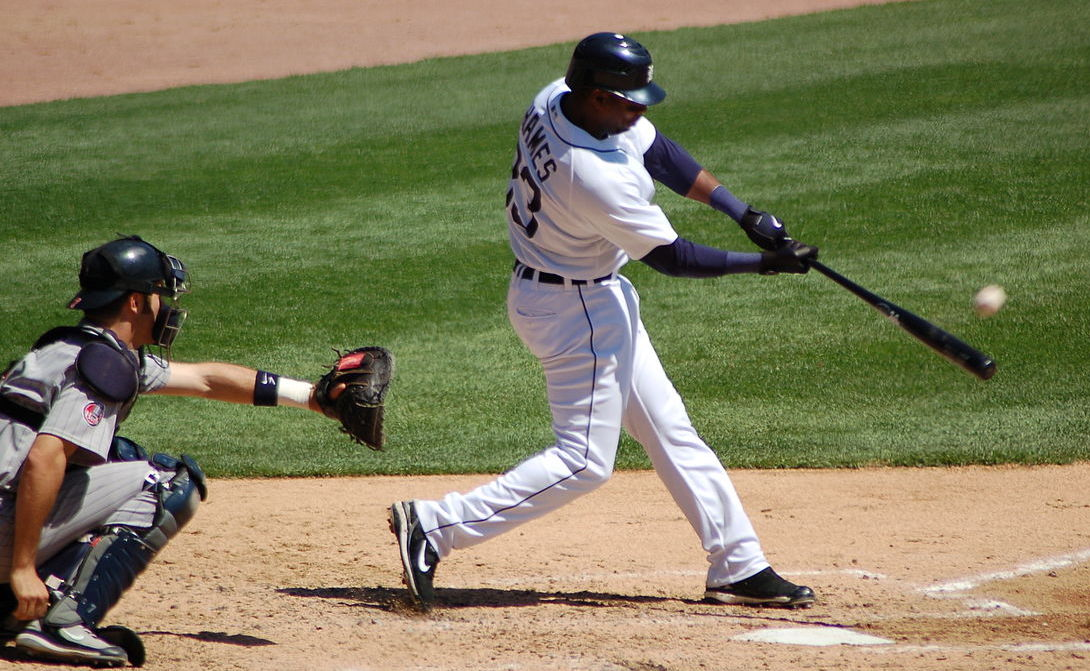
#> input picture images/baseball.jpg, 1090 x 671 px
$ python transformations.py
#> lines starting #> are read from the running program, lines starting #| are printed output that depends on the picture
import cv2 as cv
import numpy as np

# Read the image
img = cv.imread('images/baseball.jpg')
#> img is the input picture: shape (671, 1090, 3); mean B, G, R 92.2, 124.4, 126.7

# Assuming a screen resolution of 1920x1080 (you should adjust this to your actual screen resolution)
#screen_res = (2560, 1440)
#img_height, img_width = img.shape[:2]

# Calculate the position to center the window
#position_x = (screen_res[0] - img_width) // 2
#position_y = (screen_res[1] - img_height) // 2

# Create a window that can be resized (allowing for the window to be moved)
#cv.namedWindow('image', cv.WINDOW_NORMAL)

# Move the window to the center of the screen
#cv.moveWindow('image', position_x, position_y)

# Show the image


def translate(img, x,y):
#> called with x = 100, y = 100
    transMat = np.float32([[1, 0, x], [0, 1, y]])
    dimensions = (img.shape[1], img.shape[0])
#> dimensions = (1090, 671)
    return cv.warpAffine(img, transMat, dimensions)
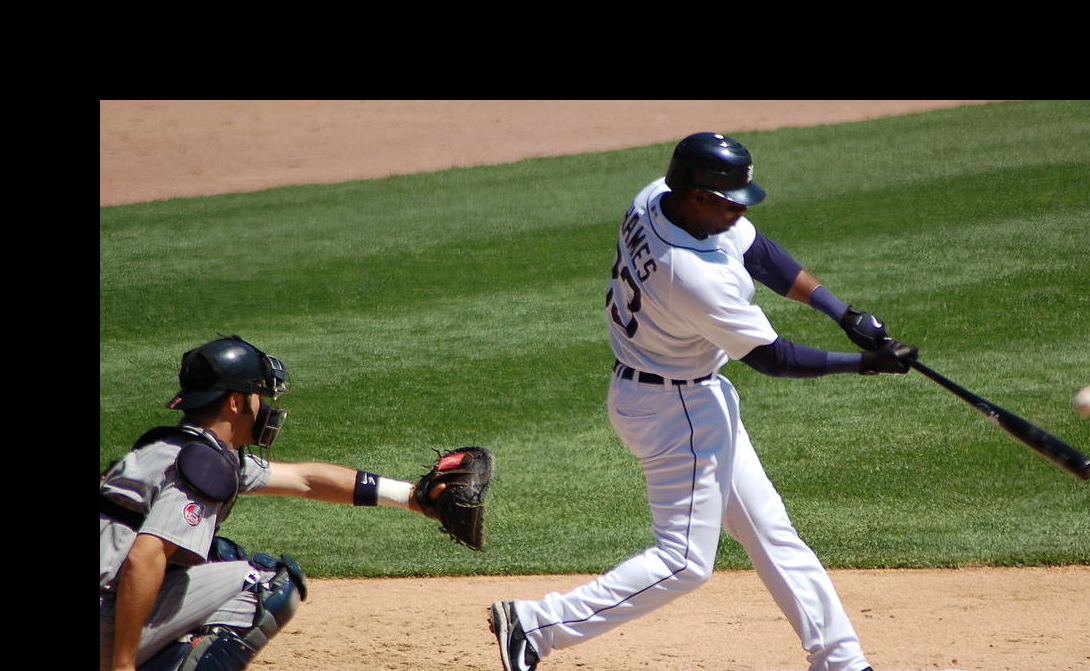
#> returned value: shape (671, 1090, 3); mean of channels 0, 1, 2 69.1, 93.9, 92.5; drawn as B, G, R

# -x --> Left
# -y --> Up
# x --> Right
# y --> Down

translated = translate(img, 100, 100)


def rotate(img, angle, rotPoint=None):
#> called with angle = -90
    (height, width) = img.shape[:2]
#> height = 671; width = 1090

    if rotPoint is None:
        rotPoint = (width//2, height//2)
#> rotPoint = (545, 335)

    rotMat = cv.getRotationMatrix2D(rotPoint, angle, 1.0)
    dimensions = (width, height)
#> dimensions = (1090, 671)

    return cv.warpAffine(img, rotMat, dimensions)
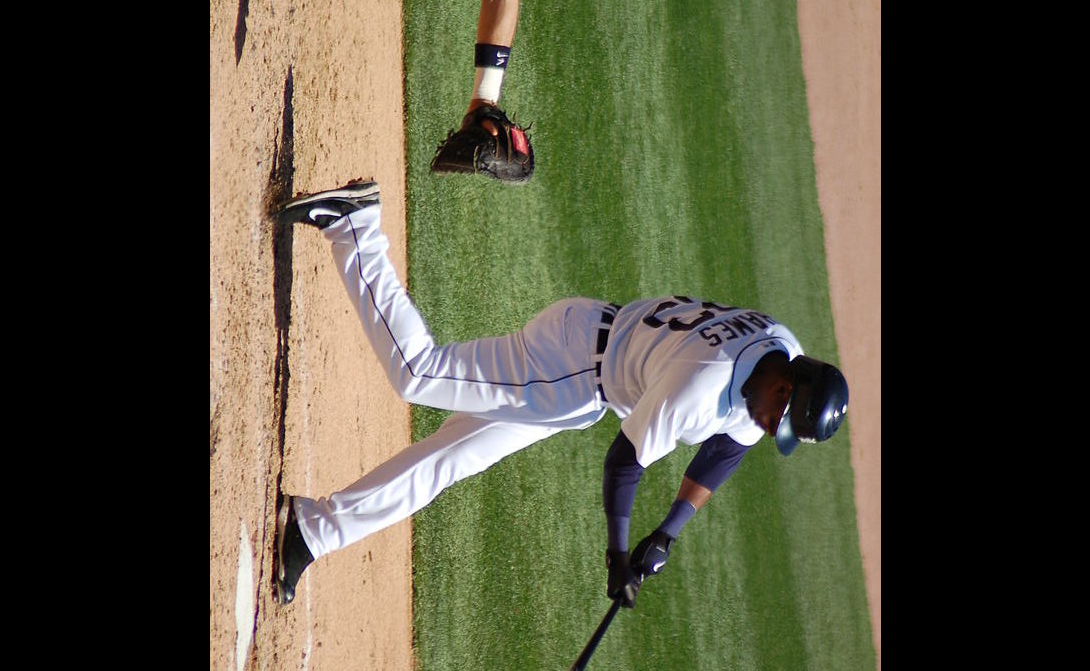
#> returned value: shape (671, 1090, 3); mean of channels 0, 1, 2 62.2, 81.4, 82.9; drawn as B, G, R


rotated = rotate(img, -90)

resized = cv.resize(img, (500, 500), interpolation=cv.INTER_CUBIC)
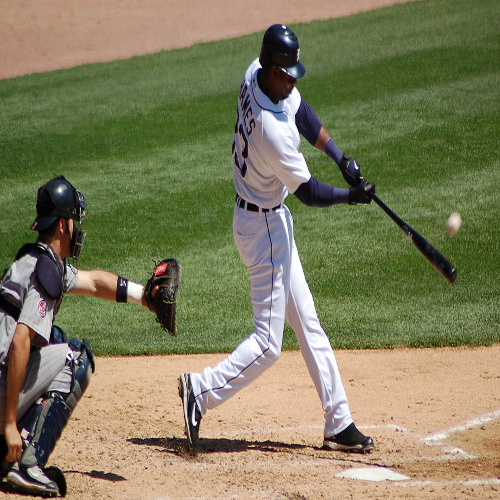
#> resized: shape (500, 500, 3); mean B, G, R 92.2, 124.4, 126.7

flip = cv.flip(img, - 1)
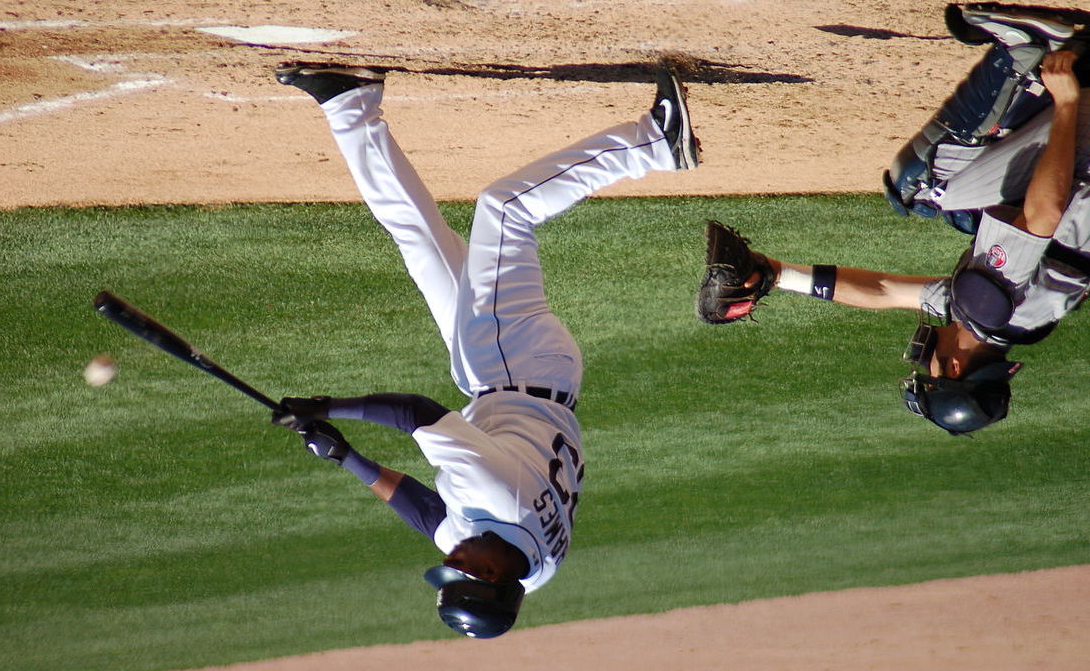
#> flip: shape (671, 1090, 3); mean B, G, R 92.2, 124.4, 126.7

cropped = img[200:400, 300:400]
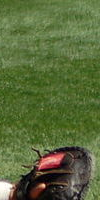
#> cropped: shape (200, 100, 3); mean B, G, R 58.5, 105.4, 89


cv.imshow('image', img)
cv.imshow('Translated', translated)
cv.imshow('Rotated', rotated)
cv.imshow('Resized', resized)
cv.imshow('Flip', flip)
cv.imshow('Cropped', cropped)


# Wait for any key to close the window
cv.waitKey(0)

$ run again, with images/giraffe-zebra.jpg copied over images/baseball.jpg
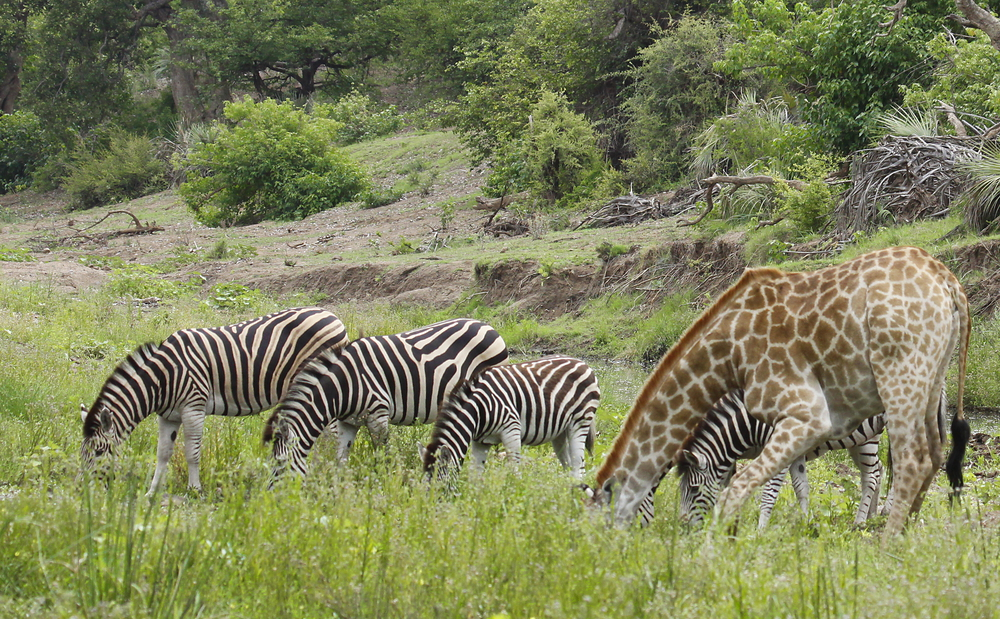
#> input picture images/giraffe-zebra.jpg, 1000 x 619 px
#> img is the input picture: shape (619, 1000, 3); mean B, G, R 90.9, 129.8, 126.3
#> `flip = cv.flip(img, - 1)`:
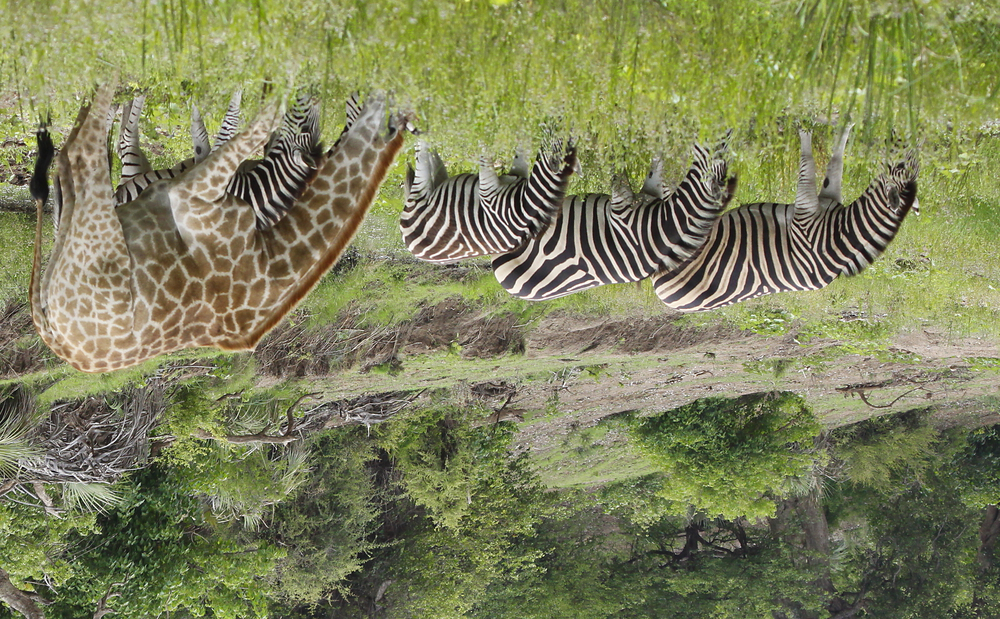
#> flip: shape (619, 1000, 3); mean B, G, R 90.9, 129.8, 126.3
#> `cropped = img[200:400, 300:400]`:
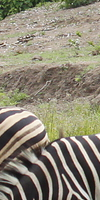
#> cropped: shape (200, 100, 3); mean B, G, R 118.9, 136.2, 142.3

$ run again, with images/street.jpg copied over images/baseball.jpg
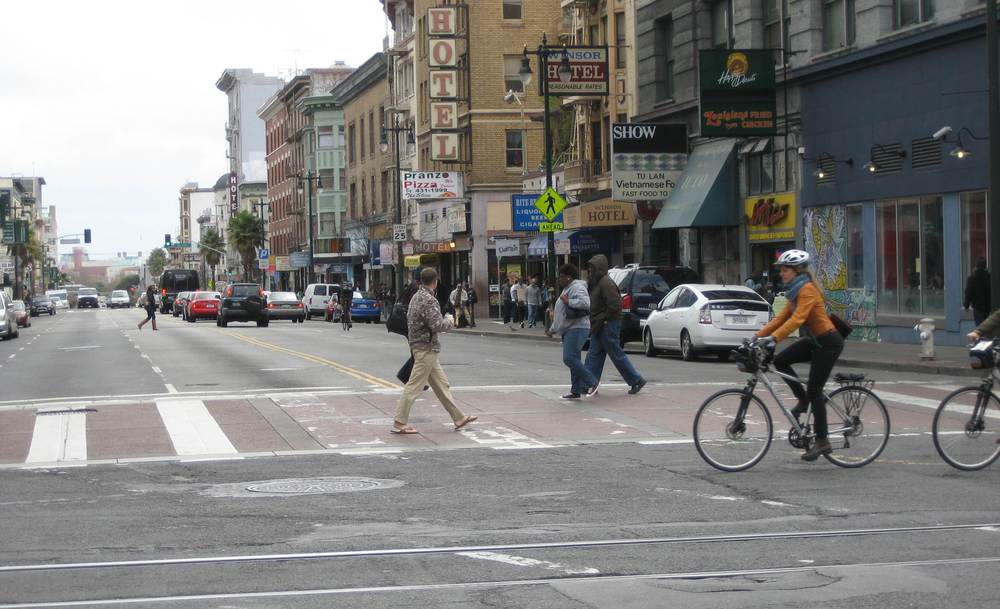
#> input picture images/street.jpg, 1000 x 609 px
#> img is the input picture: shape (609, 1000, 3); mean B, G, R 127.7, 129.3, 130.1
#> `flip = cv.flip(img, - 1)`:
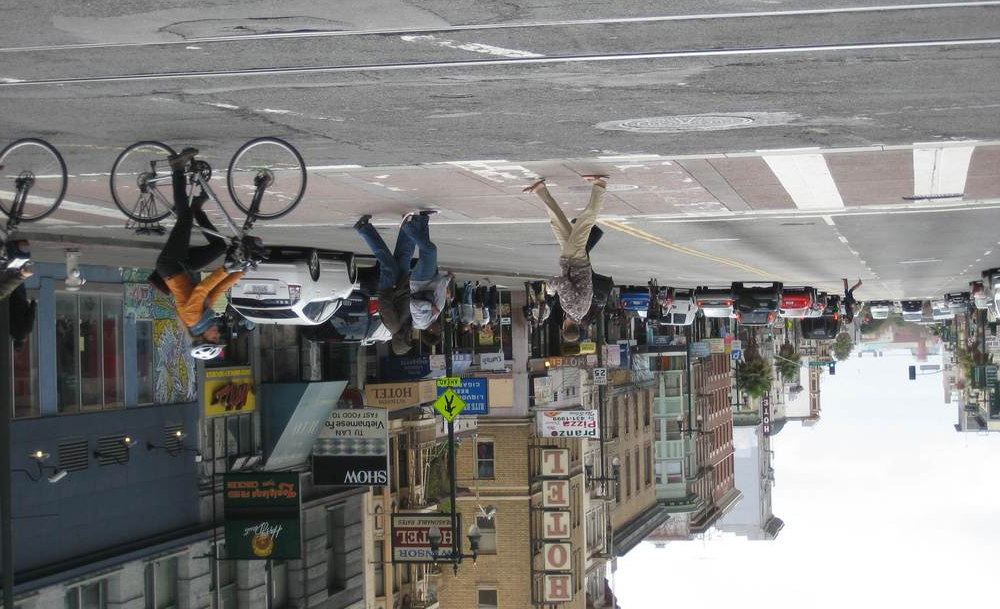
#> flip: shape (609, 1000, 3); mean B, G, R 127.7, 129.3, 130.1
#> `cropped = img[200:400, 300:400]`:
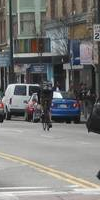
#> cropped: shape (200, 100, 3); mean B, G, R 118.8, 120, 119.8
